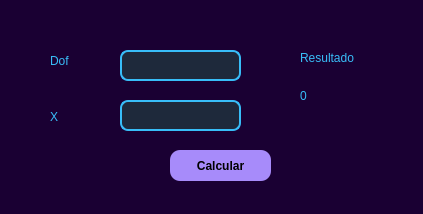
<?xml version="1.0" encoding="UTF-8"?>
<ui version="4.0">
 <class>Dialog</class>
 <widget class="QDialog" name="Dialog">
  <property name="geometry">
   <rect>
    <x>0</x>
    <y>0</y>
    <width>423</width>
    <height>214</height>
   </rect>
  </property>
  <property name="windowTitle">
   <string>Dialog</string>
  </property>
  <property name="styleSheet">
   <string notr="true">QDialog {
    background-color: #1a0033;
}

QLabel {
    color: #38bdf8;
    font-size: 12px;
}

QLineEdit {
    background-color: #1e293b;
    border: 2px solid #38bdf8;
    border-radius: 8px;
    padding: 5px;
    color: white;
}

QPushButton {
    background-color: #a78bfa;
    color: black;
    border-radius: 10px;
    padding: 6px;
    font-weight: bold;
}

QPushButton:hover {
    background-color: #8b5cf6;
}

QLabel#label_B0,
QLabel#label_B1,
QLabel#label_r,
QLabel#label_r2,
QLabel#label_yk {
    background-color: #1e293b;
    border: 2px solid #38bdf8;
    border-radius: 6px;
    padding: 4px;
    color: #facc15;
    font-weight: bold;
}
</string>
  </property>
  <widget class="QLabel" name="label">
   <property name="geometry">
    <rect>
     <x>50</x>
     <y>50</y>
     <width>41</width>
     <height>21</height>
    </rect>
   </property>
   <property name="text">
    <string>Dof</string>
   </property>
  </widget>
  <widget class="QLabel" name="label_3">
   <property name="geometry">
    <rect>
     <x>50</x>
     <y>110</y>
     <width>47</width>
     <height>13</height>
    </rect>
   </property>
   <property name="font">
    <font>
     <pointsize>-1</pointsize>
    </font>
   </property>
   <property name="text">
    <string>X</string>
   </property>
  </widget>
  <widget class="QLineEdit" name="txt_dof">
   <property name="geometry">
    <rect>
     <x>120</x>
     <y>50</y>
     <width>121</width>
     <height>31</height>
    </rect>
   </property>
  </widget>
  <widget class="QLineEdit" name="txt_x">
   <property name="geometry">
    <rect>
     <x>120</x>
     <y>100</y>
     <width>121</width>
     <height>31</height>
    </rect>
   </property>
  </widget>
  <widget class="QPushButton" name="btn_calcular">
   <property name="geometry">
    <rect>
     <x>170</x>
     <y>150</y>
     <width>101</width>
     <height>31</height>
    </rect>
   </property>
   <property name="text">
    <string>Calcular</string>
   </property>
  </widget>
  <widget class="QLabel" name="label_4">
   <property name="geometry">
    <rect>
     <x>300</x>
     <y>50</y>
     <width>61</width>
     <height>16</height>
    </rect>
   </property>
   <property name="text">
    <string>Resultado</string>
   </property>
  </widget>
  <widget class="QLabel" name="label_resultado">
   <property name="geometry">
    <rect>
     <x>300</x>
     <y>80</y>
     <width>81</width>
     <height>31</height>
    </rect>
   </property>
   <property name="font">
    <font>
     <pointsize>-1</pointsize>
    </font>
   </property>
   <property name="text">
    <string>0</string>
   </property>
  </widget>
 </widget>
 <resources/>
 <connections/>
</ui>
